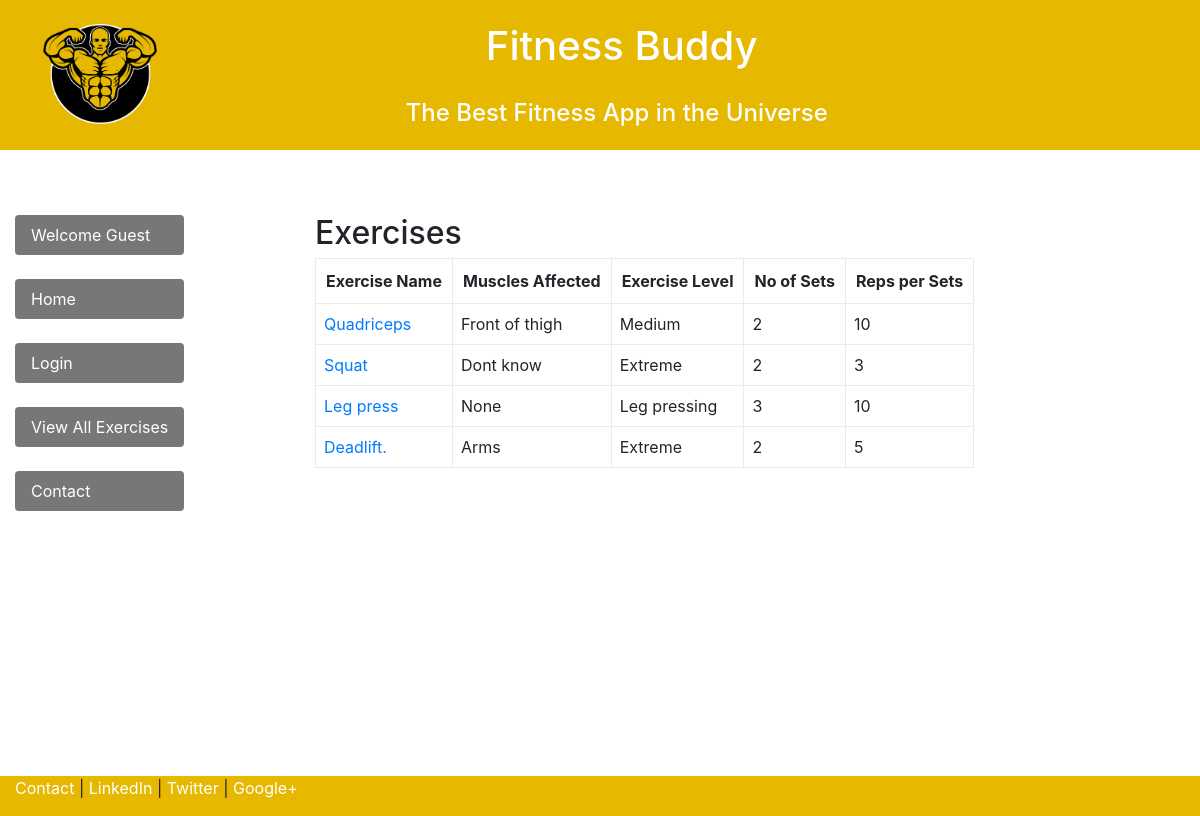
/viewExercises/, run on the app's committed database.
### healthsite/core/models.py (models this page shows)
class ExerciseData(models.Model):
    Exercise_name = models.CharField(max_length=100, default='none')
    Exercise_muscles = models.CharField(max_length=500, default='none')
    Exercise_taker_level = models.CharField(max_length=100, default='none')
    Exercise_sets = models.CharField(max_length=30, default='none')
    Exercise_reps = models.CharField(max_length=30, default='none')
    Exercise_description = models.CharField(max_length=5000, default='none')
    Exercise_adder = models.CharField(max_length=500, default='none')
    Exercise_addition_date = models.DateTimeField(default=datetime.now, blank=True)

### healthsite/core/views.py (the view)
# urls.py: url(r'^viewExercises/$', core_views.viewExercises, name='viewExercises'),
def viewExercises(request):
    query_results = ExerciseData.objects.all()
    return render(request, 'viewExercises.html', {'query_results': query_results,
                                               'login_status': request.user.is_authenticated(),
                                               'username': request.user.username
                                               })

### healthsite/templates/viewExercises.html
{% extends "homeapp/header.html" %}
{% block content %}
<h2>Exercises</h2>
<table class="table-bordered table-responsive">
    <tr>
        <th style="padding: 10px;">Exercise Name</th>
        <th style="padding: 10px;">Muscles Affected</th>
        <th style="padding: 10px;">Exercise Level</th>
        <th style="padding: 10px;">No of Sets</th>
        <th style="padding: 10px;">Reps per Sets</th>
    </tr>
    {% for item in query_results %}
    <tr>
        <td style="padding: 8px;"><a href='/viewExercise/?name={{ item.Exercise_name }}'>{{ item.Exercise_name }}</a></td>
        <td style="padding: 8px;">{{ item.Exercise_muscles }}</td>
        <td style="padding: 8px;">{{ item.Exercise_taker_level }}</td>
        <td style="padding: 8px;">{{ item.Exercise_sets }}</td>
        <td style="padding: 8px;">{{ item.Exercise_reps }}</td>
    </tr>
    {% endfor %}
</table>
{% endblock %}

### homeapp/templates/homeapp/header.html (shortened to what this page needs)
<!DOCTYPE html>
<html lang="en">
<head>
	{% load staticfiles %}
	<link rel="stylesheet" href="{% static 'css/bootstrap.min.css' %}" type = "text/css"/>
</head>
	<div class="container-fluid" style="min-height:95%;">
		<div class="row"  style="position:fixed; width: 100%; top: 0; height: 150px; background:#E6B800; color: white;z-index: 10;">
			  <div class="col-sm-2">
				  <br>
				  <center>
					<img src="{% static 'img/logo.png' %}" class="responsive-img" style='max-height:100px;' alt="face">
				  </center>
			  </div>
			  <div class="col-sm-10">
                  <div class="container-fluid">
                      <div class="col-sm-10">
                          <br>
				          <center>
				          <h1>Fitness Buddy</h1>
				          </center>
                      </div>
                  </div>
                  <div class="row">
                      <div class="col-sm-10">
                          <br>
				          <center>
				          <h4>The Best Fitness App in the Universe</h4>
				          </center>
                      </div>
                  </div>
              </div>
		</div><hr>
		<div class="row">
		  	<div class="col-sm-2">
		  	<br>
		  	<br>
				<div class="well bs-sidebar" id="sidebar" style="background:#ffffff; position:fixed; z-index:9; height:100%; width:20%;">
			  		<ul class="nav nav-pills nav-stacked">
                  		<div class="nav flex-column nav-pills" id="v-pills-tab" aria-orientation="vertical">
							{% if login_status %}
							<li><a class="nav-link active" style="background:#000000;" id="v-pills-home-tab-0a" href='/profile/' aria-controls="v-pills-home" aria-selected="true">Welcome {{username}} </a></li>
							{% else %}
							<li><a class="nav-link active" style="background:#777777;" id="v-pills-home-tab-0b" role="tab" aria-controls="v-pills-home" aria-selected="true">Welcome Guest </a></li>
							{% endif %}
							<br>
				      		<li><a class="nav-link active" style="background:#777777;" id="v-pills-home-tab-1" href='/' aria-controls="v-pills-home" aria-selected="true">Home</a>
							</li>
							<br>
							{% if login_status %}
				      		<li><a class="nav-link active" style="background:#777777;" id="v-pills-home-tab-2" href='/logout/' aria-controls="v-pills-home" aria-selected="true">Logout</a>
							</li>
							{% else %}
							<li><a class="nav-link active" style="background:#777777;" id="v-pills-home-tab-2" href='/login/' aria-controls="v-pills-home" aria-selected="true">Login</a>
							</li>
							{% endif %}
							<br>
					  		<li><a class="nav-link active" style="background:#777777;" id="v-pills-home-tab-4" href='/viewExercises/' role="tab" aria-controls="v-pills-home" aria-selected="true">View All Exercises</a>
							</li>
							<br>
							<li><a class="nav-link active" style="background:#777777;" id="v-pills-home-tab-5" href='/contact/' role="tab" aria-controls="v-pills-home" aria-selected="true">Contact</a>
							</li>
                  		</div>
			  		</ul>
				</div>
		  	</div>
		  	<div class="col-sm-8">
			<div class='container-fluid' style="background:#fff; position:absolute; right:0; width:100%; height:auto; margin-bottom:150px; left:100px;">
			<br><br>
			   {% block content %}
			   {% endblock %}
				<br><br>
			</div>
		  </div>
		</div>
	</div>
	<footer>
		<div class="container-fluid" style="height:200px; position:fixed; background:#E6B800; z-index:10;">
			<p><a style="color:white;" href="#" target="blank">Contact</a> | <a style="color:white;" href="#" target="blank">LinkedIn</a> | <a style="color:white;" href="#" target="blank">Twitter</a> | <a style="color:white;" href="#" target="blank">Google+</a></p>
		</div>
	</footer>
</body>
</html>

### homeapp/templates/homeapp/header.html (style rules this page uses)
html, body { height:100% }

### data on the page
ExerciseData: Exercise_name "Quadriceps", Exercise_muscles "Front of thigh", Exercise_taker_level "Medium", Exercise_sets "2", Exercise_reps "10"
ExerciseData: Exercise_name "Squat", Exercise_muscles "Dont know", Exercise_taker_level "Extreme", Exercise_sets "2", Exercise_reps "3"
ExerciseData: Exercise_name "Leg press", Exercise_muscles "None", Exercise_taker_level "Leg pressing", Exercise_sets "3", Exercise_reps "10"
ExerciseData: Exercise_name "Deadlift.", Exercise_muscles "Arms", Exercise_taker_level "Extreme", Exercise_sets "2", Exercise_reps "5"
